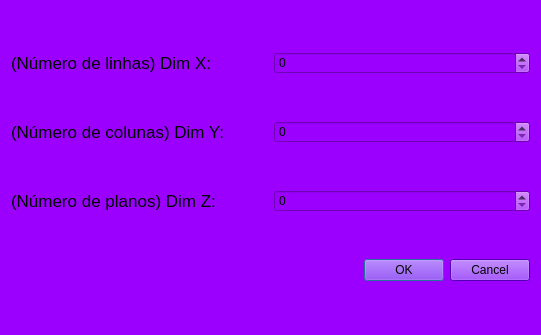
<?xml version="1.0" encoding="UTF-8"?>
<ui version="4.0">
 <class>DialogEscultor</class>
 <widget class="QDialog" name="DialogEscultor">
  <property name="geometry">
   <rect>
    <x>0</x>
    <y>0</y>
    <width>541</width>
    <height>335</height>
   </rect>
  </property>
  <property name="windowTitle">
   <string>Dialog</string>
  </property>
  <property name="styleSheet">
   <string notr="true">QDialog{
	background-color: rgb(155, 0, 255);
}
</string>
  </property>
  <layout class="QVBoxLayout" name="verticalLayout">
   <item>
    <layout class="QHBoxLayout" name="horizontalLayout">
     <item>
      <widget class="QLabel" name="label">
       <property name="font">
        <font>
         <pointsize>13</pointsize>
        </font>
       </property>
       <property name="styleSheet">
        <string notr="true">QLabel{
	color: rgb(0, 0, 0);
}</string>
       </property>
       <property name="text">
        <string>(Número de linhas) Dim X:</string>
       </property>
      </widget>
     </item>
     <item>
      <widget class="QSpinBox" name="spinBoxLinhas">
       <property name="styleSheet">
        <string notr="true">QSpinBox{
	background-color: rgb(155, 0, 255);
	color: rgb(0, 0, 0);
}
</string>
       </property>
      </widget>
     </item>
    </layout>
   </item>
   <item>
    <layout class="QHBoxLayout" name="horizontalLayout_2">
     <item>
      <widget class="QLabel" name="label_2">
       <property name="font">
        <font>
         <pointsize>13</pointsize>
        </font>
       </property>
       <property name="styleSheet">
        <string notr="true">QLabel{
	color: rgb(0, 0, 0);
}</string>
       </property>
       <property name="text">
        <string>(Número de colunas) Dim Y:</string>
       </property>
      </widget>
     </item>
     <item>
      <widget class="QSpinBox" name="spinBoxColunas">
       <property name="styleSheet">
        <string notr="true">QSpinBox{
	background-color: rgb(155, 0, 255);
	color: rgb(0, 0, 0);
}
</string>
       </property>
      </widget>
     </item>
    </layout>
   </item>
   <item>
    <layout class="QHBoxLayout" name="horizontalLayout_3">
     <item>
      <widget class="QLabel" name="label_3">
       <property name="font">
        <font>
         <pointsize>13</pointsize>
        </font>
       </property>
       <property name="styleSheet">
        <string notr="true">QLabel{
	color: rgb(0, 0, 0);
}</string>
       </property>
       <property name="text">
        <string>(Número de planos) Dim Z:</string>
       </property>
      </widget>
     </item>
     <item>
      <widget class="QSpinBox" name="spinBoxPlanos">
       <property name="styleSheet">
        <string notr="true">QSpinBox{
	background-color: rgb(155, 0, 255);
	color: rgb(0, 0, 0);
}
</string>
       </property>
      </widget>
     </item>
    </layout>
   </item>
   <item>
    <widget class="QDialogButtonBox" name="buttonBox">
     <property name="styleSheet">
      <string notr="true">background-color: rgb(120, 0, 255);
color: rgb(0, 0, 0);
</string>
     </property>
     <property name="orientation">
      <enum>Qt::Horizontal</enum>
     </property>
     <property name="standardButtons">
      <set>QDialogButtonBox::Cancel|QDialogButtonBox::Ok</set>
     </property>
    </widget>
   </item>
  </layout>
 </widget>
 <resources/>
 <connections>
  <connection>
   <sender>buttonBox</sender>
   <signal>accepted()</signal>
   <receiver>DialogEscultor</receiver>
   <slot>accept()</slot>
   <hints>
    <hint type="sourcelabel">
     <x>248</x>
     <y>254</y>
    </hint>
    <hint type="destinationlabel">
     <x>157</x>
     <y>274</y>
    </hint>
   </hints>
  </connection>
  <connection>
   <sender>buttonBox</sender>
   <signal>rejected()</signal>
   <receiver>DialogEscultor</receiver>
   <slot>reject()</slot>
   <hints>
    <hint type="sourcelabel">
     <x>316</x>
     <y>260</y>
    </hint>
    <hint type="destinationlabel">
     <x>286</x>
     <y>274</y>
    </hint>
   </hints>
  </connection>
 </connections>
</ui>
